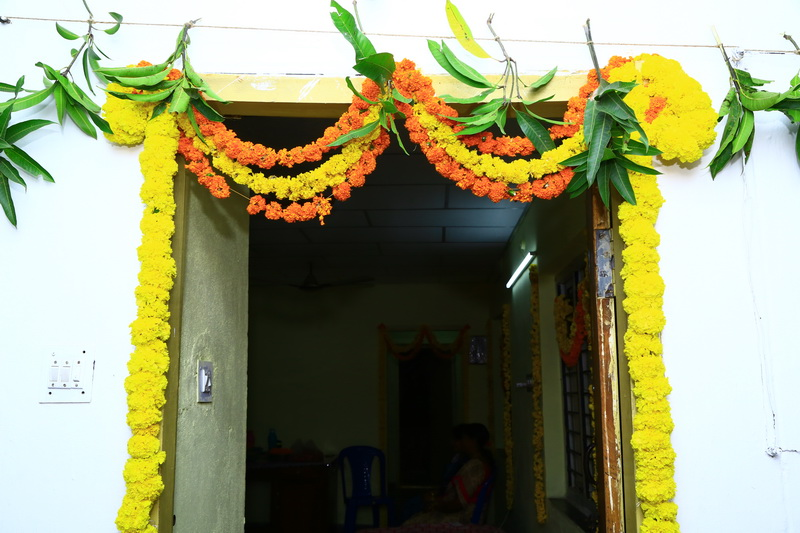
#> input picture 6J5A9866.JPG, 800 x 533 px, found by its file name
$ python two.py
#> lines starting #> are read from the running program, lines starting #| are printed output that depends on the picture
import numpy as np
import cv2
img = cv2.imread(r'C:\Users\fcbba\Pictures\6J5A9866.JPG',1)
#> img is the input picture: shape (533, 800, 3); mean B, G, R 117.1, 152.8, 150.7
#img = np.zeros([512,512,3],np.uint8) # h,w
#1.Line
img = cv2.line(img,( 0,0), (255,255), (255,0,0), 5) # here (b,r,g) if b=255 and r,g=0 we get blue
#2.Arrow line
img = cv2.arrowedLine(img,( 300,99),(255,300), (0,255,0), 5)
#3.Rectangle here two coordinates are left top and right bottom
img = cv2.rectangle(img,( 384,0),(510,128), (0,0,255), 5) # if we give -1 as thickness the rect will be filled with color
#4.Circle with center,radius,color,thickness
img = cv2.circle(img,(440,63),63,(0,255,0),-1)
#5.Text
font = cv2.FONT_HERSHEY_COMPLEX
img = cv2.putText(img,'OPENCV',(10,500),font,4,(255,255,0),10,cv2.LINE_AA)
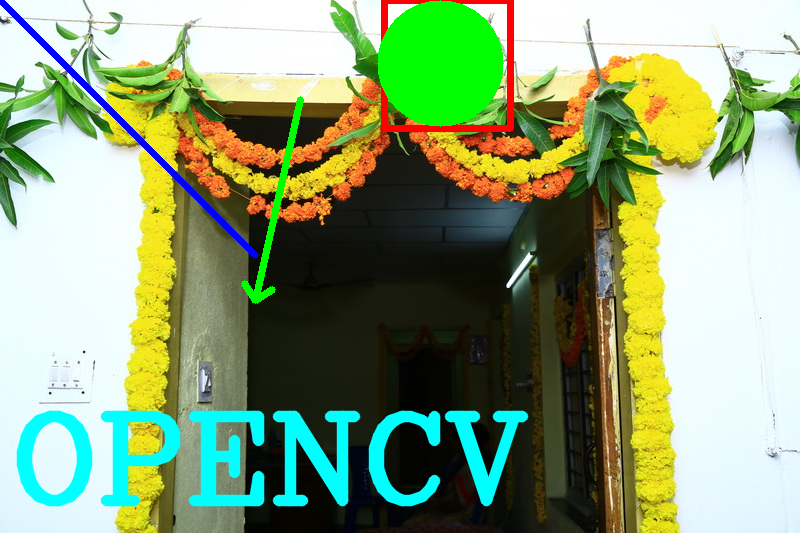
#> img: shape (533, 800, 3); mean B, G, R 120.7, 160.1, 139
cv2.imshow('frame',img)

k = cv2.waitKey(0)
#> (key Esc is pressed here)
if k == 27:
    cv2.destroyAllWindows()
    cv2.imwrite('mm.JPG',img)
